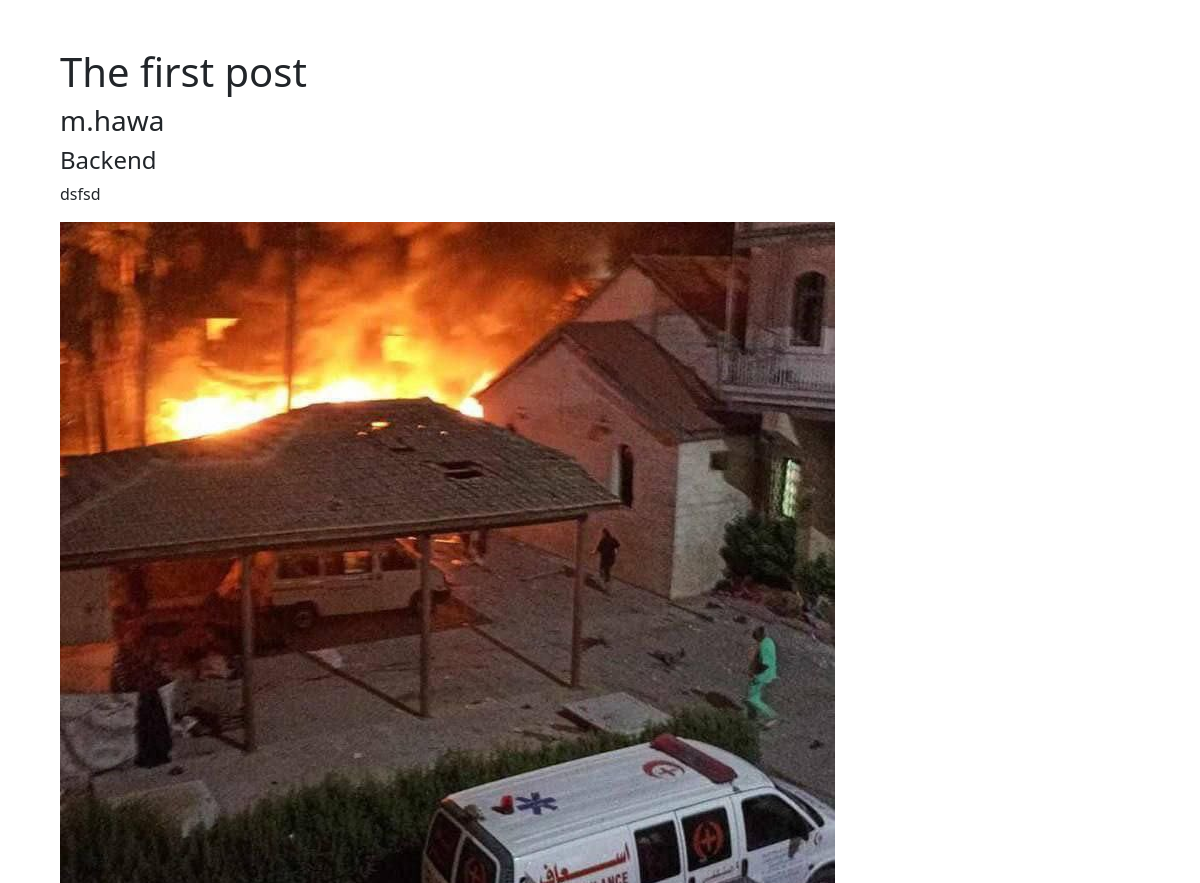
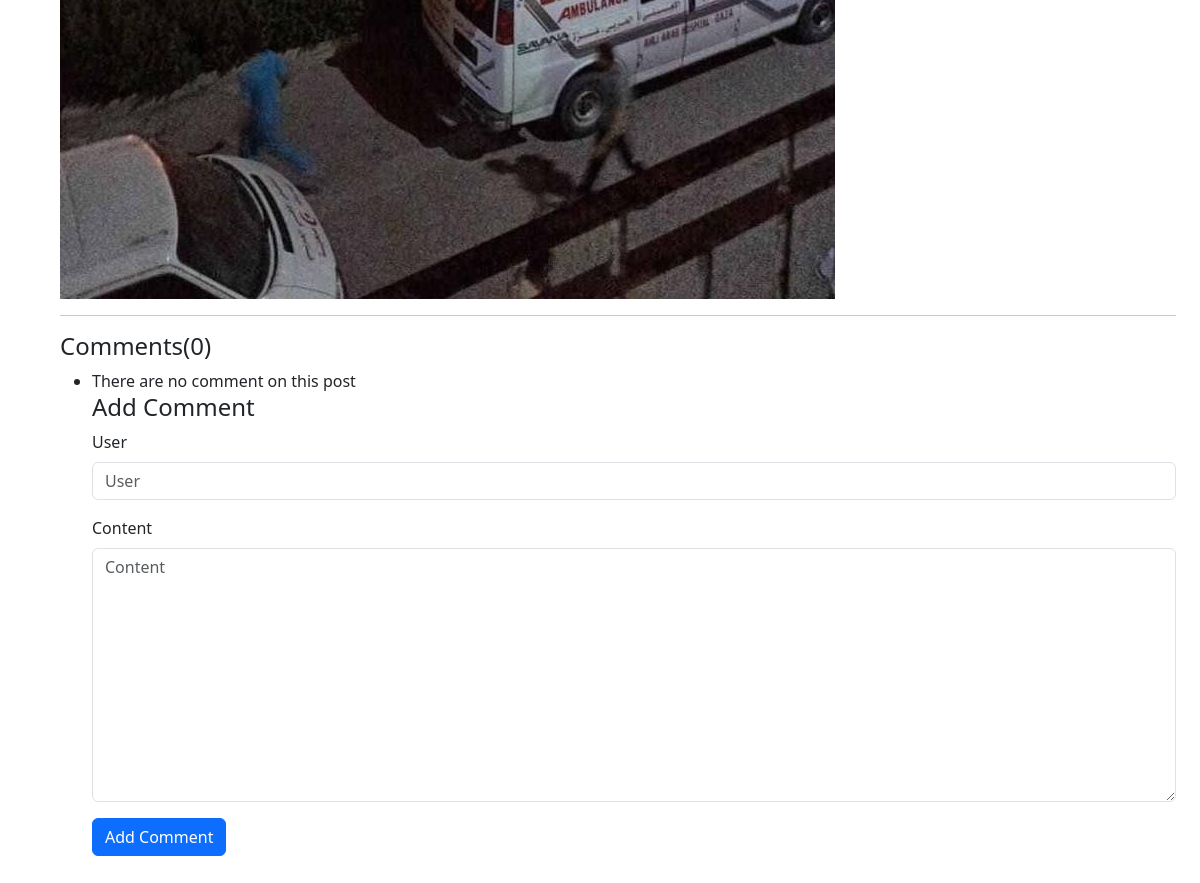
Page /posts/3 on the committed database (2 pictures, top to bottom).
### posts/models.py (models this page shows)
class Post(models.Model):
    author = models.ForeignKey(User, related_name='post_author', on_delete=models.CASCADE)
    title = models.CharField(max_length=100)
    content = models.TextField(max_length=20000)
    draft = models.BooleanField(default=True)
    publish_date = models.DateTimeField(auto_now=True)
    category = models.ForeignKey('Category', related_name='post_category', on_delete=models.SET_NULL, null=True)
    tags = TaggableManager()
    image = models.ImageField(upload_to='post')
    def __str__(self) -> str:
        return self.title

class Category(models.Model):
    name = models.CharField(max_length=100)
    def __str__(self):
        return self.name

### posts/views.py (the view)
# urls.py: path('posts/<int:pk>', post_detail, name='post_detail'),
def post_detail(request, pk):
    post = Post.objects.get(id=pk)
    comments = Comment.objects.filter(post=post)
    if request.method == 'POST':
        form = CommentForm(request.POST)
        if form.is_valid():
            myform = form.save(commit=False)
            myform.post = post
            myform.save()
    else:
        form = CommentForm()
    context = {
        'post': post,
        'comments': comments,
        'form': form,
    }
    return render(request, 'posts/post_detail.html', context)

### posts/forms.py
class CommentForm(forms.ModelForm):
    class Meta:
        model = Comment
        fields = ['user', 'content']

### posts/templates/posts/post_detail.html (shortened to what this page needs)
{% extends 'posts/base.html' %}
{% load django_bootstrap5 %}
{% block content %}
    <div>
        <h1>{{post}}</h1>
        <h3>{{post.author}}</h3>
        <h4>{{post.category}}</h4>
        <p>{{post.content|safe}}</p>
        <img src="{{post.image.url}}">
    </div>
    <hr>
    <div>
        <h4>Comments({{comments|length}})</h4>
        <ul>
            {% for comment in comments %}
            <li>{{comment.user}}<br>
                <div class="m-3">
                    {{comment.content}}<br>
                    {{comment.created_at}}
                </div>
            </li>
            {% empty %}
             <li>
                There are no comment on this post
             </li>
            {% endfor %}
            <h4>Add Comment</h4>
            <form action="" method='post' class="form">
                {% bootstrap_form form %}
                {% bootstrap_button button_type="submit" content="Add Comment" %}
            </form>
        </ul>
    </div>
{% endblock content %}

### rows in the picture
Post: title "The first post", author "m.hawa", category "Backend", content "dsfsd", image (picture)

### other values in the picture
{{ comments|length }} "0"
